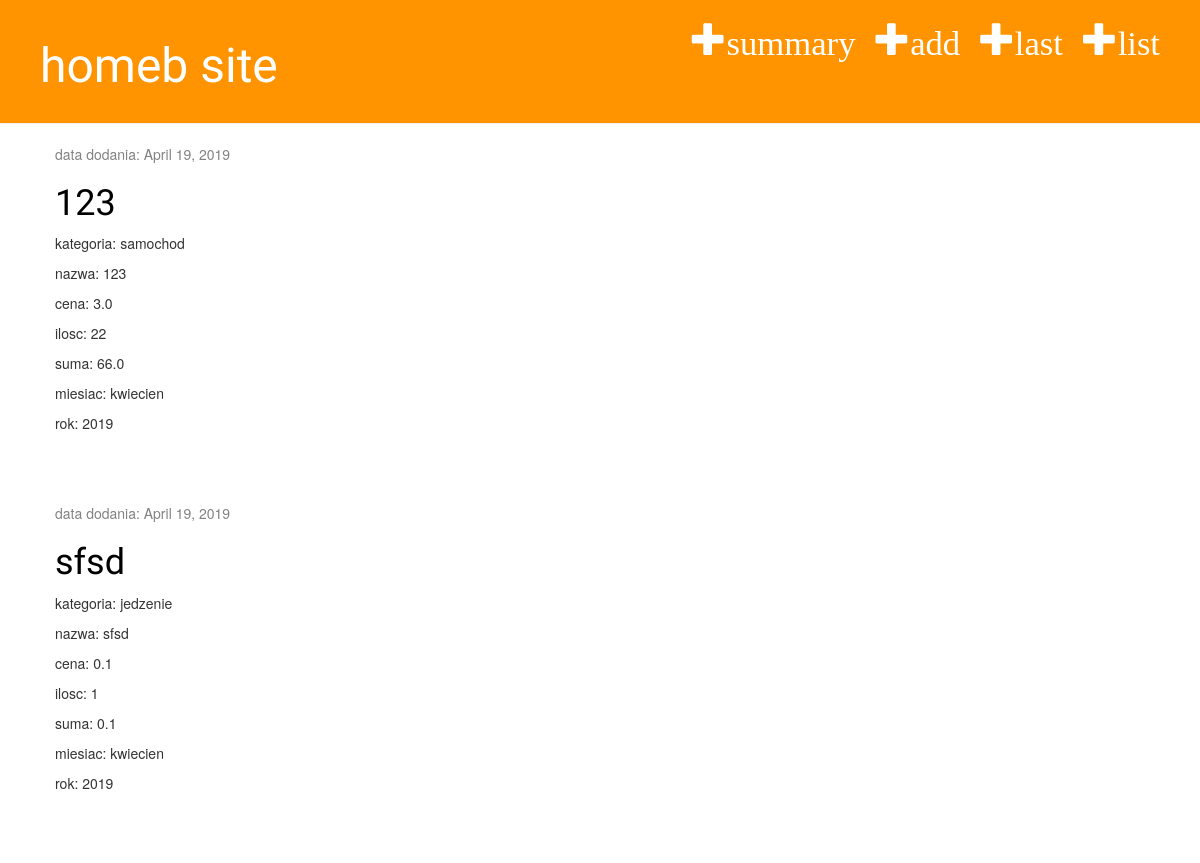
/zakup/last/, run on the app's committed database.
### homeb_app/models.py (models this page shows, shortened)
class Zakup(models.Model):
    category = models.ForeignKey(Kategoria, on_delete=models.CASCADE, default=1)
    month = models.ForeignKey(Miesiac, on_delete=models.CASCADE)
    year = models.IntegerField()
    name = models.CharField(max_length=30)
    price = models.FloatField(default=0.1)
    quantity = models.IntegerField(default=1)
    total= models.FloatField(default=0.1)
    date = models.DateField(auto_now_add=True, blank=True)
    def amount(self):
        value = (self.price * self.quantity)
        return value

class Kategoria(models.Model):
    name = models.CharField(max_length=30)
    def __str__(self):
        return self.name

class Miesiac(models.Model):
    name = models.CharField(max_length=15)
    def __str__(self):
        return self.name

### homeb_app/views.py (the view)
# urls.py: path('zakup/last/', views.zakup_last, name='zakup_last'),
def zakup_last(request):
    last = Zakup.objects.filter(month=datetime.datetime.now().month).order_by('-id')[:10]
    return render(request, 'homeb_app/zakup_last.html', {'last': last})

### homeb_app/templates/homeb_app/zakup_last.html
{% extends 'homeb_app/base.html' %}
    {% block content %}
        {% for l in last %}
        <div class="post">
            <div class="date">
                <p>data dodania: {{ l.date }}</p>
            </div>
            <h1><a href="{% url 'zakup_detail' pk=l.pk %}">{{ l.name }}</a></h1>
                <p>kategoria: {{ l.category }}</p>
                <p>nazwa: {{ l.name }}</p>
                <p>cena: {{ l.price }}</p>
                <p>ilosc: {{ l.quantity }}</p>
                <p>suma: {{ l.amount }}</p>
                <p>miesiac: {{ l.month }}</p>
                <p>rok: {{ l.year }}</p>
            </div>
        {% endfor %}
    {% endblock %}

### homeb_app/static/css/homeb.css (style rules this page uses)
h1, h2, h3, h4 { font-family: 'Lobster', cursive; }
.date { color: #828282; }
.post { margin-bottom: 70px; }
.post h1 a, .post h1 a:visited { color: #000000; }

### data on the page
Zakup: date "April 19, 2019", name "123", category "samochod", price "3.0", quantity "22", amount "66.0", month "kwiecien", year "2019"
Zakup: date "April 19, 2019", name "sfsd", category "jedzenie", price "0.1", quantity "1", amount "0.1", month "kwiecien", year "2019"
